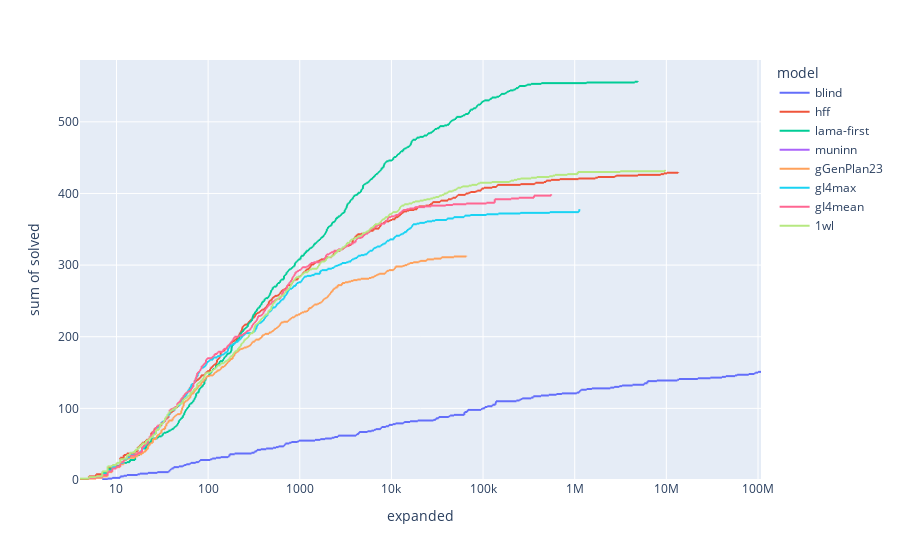

Notebook source saved alongside this figure:
### Markdown cell above
### Cumulative expanded

### Code cell
exp_df = WHOLE_DF
exp_df["expanded"] = exp_df["expanded"] * exp_df["solved"]
fig = px.ecdf(exp_df, x="expanded", y="solved", color="model", ecdfnorm=None, log_x=True)
fig.show()
fig.write_html("px/cumulative_expanded.html")

### Figure 1 — Plotly figure (JSON) as saved in the notebook; plotly's stock layout.template omitted (floating-point values rounded to 4 significant figures; data arrays with more than 128 entries replaced by an {"elided": "..."} marker saying what was removed)
{"data": [{"hovertemplate": "model=blind<br>expanded=%{x}<br>sum of solved=%{y}<extra></extra>", "legendgroup": "blind", "line": {"dash": "solid", "shape": "hv"}, "marker": {"color": "#636efa", "symbol": "circle"}, "mode": "lines", "name": "blind", "showlegend": true, "type": "scattergl", "x": {"elided": "900 int values"}, "xaxis": "x", "y": {"elided": "900 int values"}, "yaxis": "y"}, {"hovertemplate": "model=hff<br>expanded=%{x}<br>sum of solved=%{y}<extra></extra>", "legendgroup": "hff", "line": {"dash": "solid", "shape": "hv"}, "marker": {"color": "#EF553B", "symbol": "circle"}, "mode": "lines", "name": "hff", "showlegend": true, "type": "scattergl", "x": {"elided": "900 int values"}, "xaxis": "x", "y": {"elided": "900 int values"}, "yaxis": "y"}, {"hovertemplate": "model=lama-first<br>expanded=%{x}<br>sum of solved=%{y}<extra></extra>", "legendgroup": "lama-first", "line": {"dash": "solid", "shape": "hv"}, "marker": {"color": "#00cc96", "symbol": "circle"}, "mode": "lines", "name": "lama-first", "showlegend": true, "type": "scattergl", "x": {"elided": "900 int values"}, "xaxis": "x", "y": {"elided": "900 int values"}, "yaxis": "y"}, {"hovertemplate": "model=muninn<br>expanded=%{x}<br>sum of solved=%{y}<extra></extra>", "legendgroup": "muninn", "line": {"dash": "solid", "shape": "hv"}, "marker": {"color": "#ab63fa", "symbol": "circle"}, "mode": "lines", "name": "muninn", "showlegend": true, "type": "scattergl", "x": {"elided": "900 int values"}, "xaxis": "x", "y": {"elided": "900 int values"}, "yaxis": "y"}, {"hovertemplate": "model=gGenPlan23<br>expanded=%{x}<br>sum of solved=%{y}<extra></extra>", "legendgroup": "gGenPlan23", "line": {"dash": "solid", "shape": "hv"}, "marker": {"color": "#FFA15A", "symbol": "circle"}, "mode": "lines", "name": "gGenPlan23", "showlegend": true, "type": "scattergl", "x": {"elided": "900 int values"}, "xaxis": "x", "y": {"elided": "900 int values"}, "yaxis": "y"}, {"hovertemplate": "model=gI4max<br>expanded=%{x}<br>sum of solved=%{y}<extra></extra>", "legendgroup": "gI4max", "line": {"dash": "solid", "shape": "hv"}, "marker": {"color": "#19d3f3", "symbol": "circle"}, "mode": "lines", "name": "gI4max", "showlegend": true, "type": "scattergl", "x": {"elided": "900 int values"}, "xaxis": "x", "y": {"elided": "900 int values"}, "yaxis": "y"}, {"hovertemplate": "model=gI4mean<br>expanded=%{x}<br>sum of solved=%{y}<extra></extra>", "legendgroup": "gI4mean", "line": {"dash": "solid", "shape": "hv"}, "marker": {"color": "#FF6692", "symbol": "circle"}, "mode": "lines", "name": "gI4mean", "showlegend": true, "type": "scattergl", "x": {"elided": "900 int values"}, "xaxis": "x", "y": {"elided": "900 int values"}, "yaxis": "y"}, {"hovertemplate": "model=1wl<br>expanded=%{x}<br>sum of solved=%{y}<extra></extra>", "legendgroup": "1wl", "line": {"dash": "solid", "shape": "hv"}, "marker": {"color": "#B6E880", "symbol": "circle"}, "mode": "lines", "name": "1wl", "showlegend": true, "type": "scattergl", "x": {"elided": "900 int values"}, "xaxis": "x", "y": {"elided": "900 int values"}, "yaxis": "y"}], "layout": {"legend": {"title": {"text": "model"}, "tracegroupgap": 0}, "margin": {"t": 60}, "xaxis": {"anchor": "y", "domain": [0, 1], "title": {"text": "expanded"}, "type": "log"}, "yaxis": {"anchor": "x", "domain": [0, 1], "rangemode": "tozero", "title": {"text": "sum of solved"}}}}
